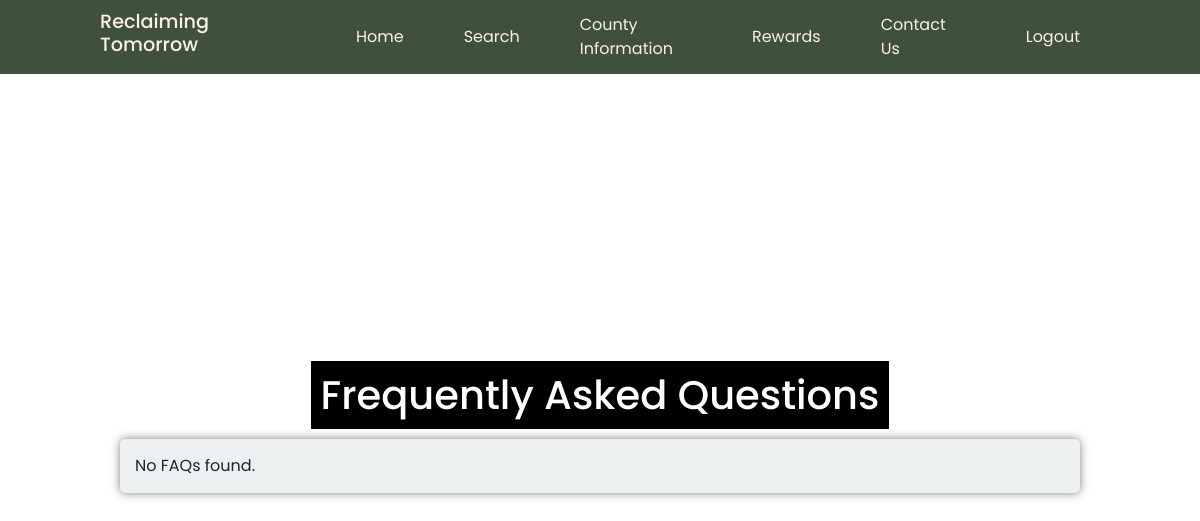
Page /verify/faq.php on the earlier database version.
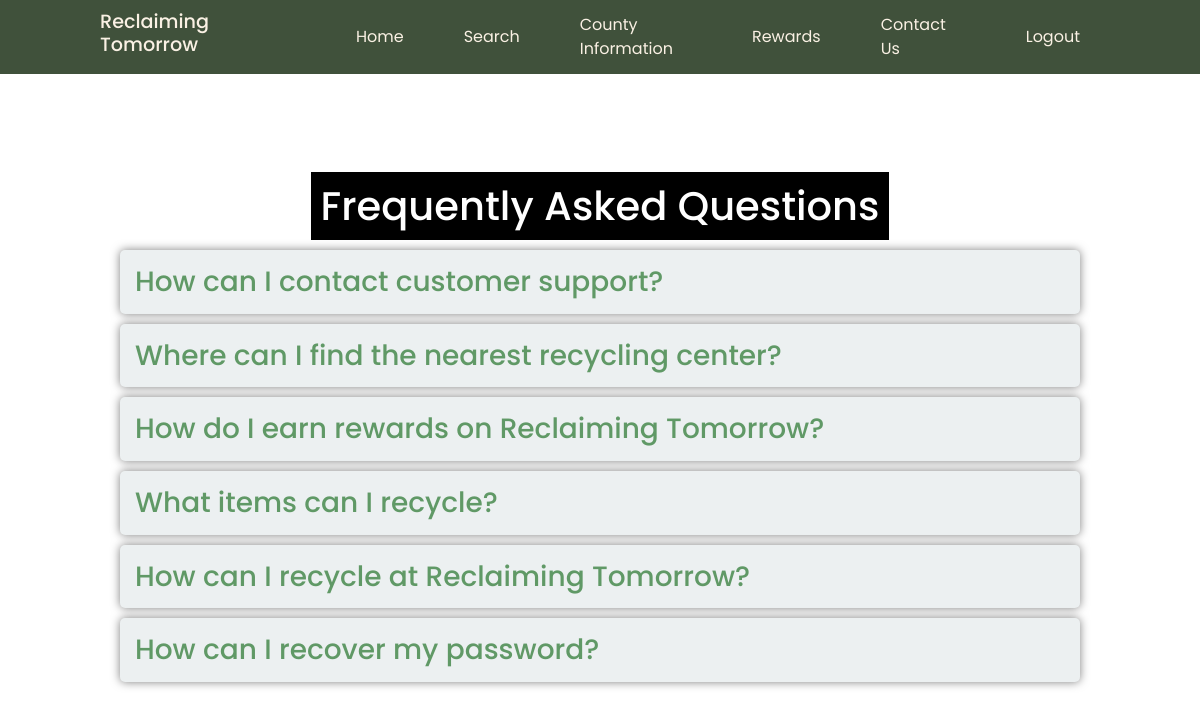
Same page on the later database version.
### tables this page shows
CREATE TABLE `faq` (
  `id` int(11) NOT NULL,
  `question` varchar(255) NOT NULL,
  `answer` text NOT NULL
);

### verify/faq.php (the view, shortened to what this page needs)
<?php
$conn = new mysqli("localhost", "root", "", "reclaiming_tomorrow_db");
$sql = "SELECT * FROM faq ORDER BY id DESC";
$result = $conn->query($sql);
?>
<!DOCTYPE html>
<html lang="en">
<head>
    <link href="https://cdn.jsdelivr.net/npm/bootstrap@5.3.1/dist/css/bootstrap.min.css" rel="stylesheet" />
    <link href="../style.css" rel="stylesheet">
</head>
<body>
    <?php include "../admin/header.php"; ?>
    <h1>Frequently Asked Questions</h1>
    <ul>
        <?php
        if ($result->num_rows > 0) {
            while ($row = $result->fetch_assoc()) {
                echo "<li>";
                echo "<h3>" . $row["question"] . "</h3>";
                echo "</li>";
            }
        } else {
            echo "<li>No FAQs found.</li>";
        }
        ?>
    </ul>
</body>
</html>

### admin/header.php
<header>
    <h2 class="logo">Reclaiming Tomorrow</h2>
    <nav class="navigation">
        <a href="../index.php">Home</a>
        <a href="../maps/search">Search</a>
        <a href="../county_search/county">County Information</a>
        <a href="/rewards/redemption">Rewards</a>
        <a href="../verify/inbox">Contact Us</a>
        <a href="../admin_verify/admin_logout" class="btnLogin-popup">Logout</a>
    </nav>
</header>

### style.css (style rules this page uses)
* { margin: 0; padding: 0; box-sizing: border-box; list-style: none; font-family: 'Poppins', sans-serif; }
body { background-color: #FAF1E4; background-size: cover; background-position: center; display: flex; padding-top: 64px; flex-direction: column; background-color: #FAF1E4; min-height: 100vh; }
header { top: 0; left: 0; width: 100%; padding: 10px 100px; background: #40513B; display: flex; position: fixed; justify-content: space-between; align-items: center; z-index: 99; }
.logo { font-size: 1.2em; color: #FAF1E4; user-select: none; }
.navigation { display: flex; justify-content: flex-end; align-items: center; }
.navigation a { position: relative; font-size: 1em; color: #FAF1E4; text-decoration: none; margin-right: 40px; margin: 0 auto 0 60px; }
.navigation a::after { content: ''; position: absolute; left: 0; bottom: -6px; width: 100%; height: 3px; background: #FAF1E4; border-radius: 5px; transform-origin: right; transform: scaleX(0); transition: transform .5s; }
.navigation .btnLogin-popup { font-size: 1em; color: #FAF1E4; background: transparent; border: none; padding: 10px 20px; border-radius: 5px; cursor: pointer; justify-content: flex-end; transition: .5s; text-decoration: none; }

### verify/faq.php (style rules this page uses)
body { display: flex; flex-direction: column; align-items: center; justify-content: center; height: 100vh; margin: 0; min-height: 100vh; background: url('images/recycle3.jpg') center center fixed; background-size: cover; }
h1 { background-color: #000000; color: #fff; text-align: center; padding: 10px; margin: 0; }
ul { list-style: none; padding: 0; margin: 0; width: 80%; }
li { background-color: #ecf0f1; margin: 10px 0; padding: 15px; border-radius: 5px; box-shadow: 0 0 10px rgba(0, 0, 0, 0.5); }
h3 { color: #609966; cursor: pointer; margin: 0; }

Differences in the rows shown:
added faq: question "How can I contact customer support?"
added faq: question "Where can I find the nearest recycling center?"
added faq: question "How do I earn rewards on Reclaiming Tomorrow?"
added faq: question "What items can I recycle?"
added faq: question "How can I recycle at Reclaiming Tomorrow?"
added faq: question "How can I recover my password?"
Other differences:
text no longer shown: "No FAQs found."
